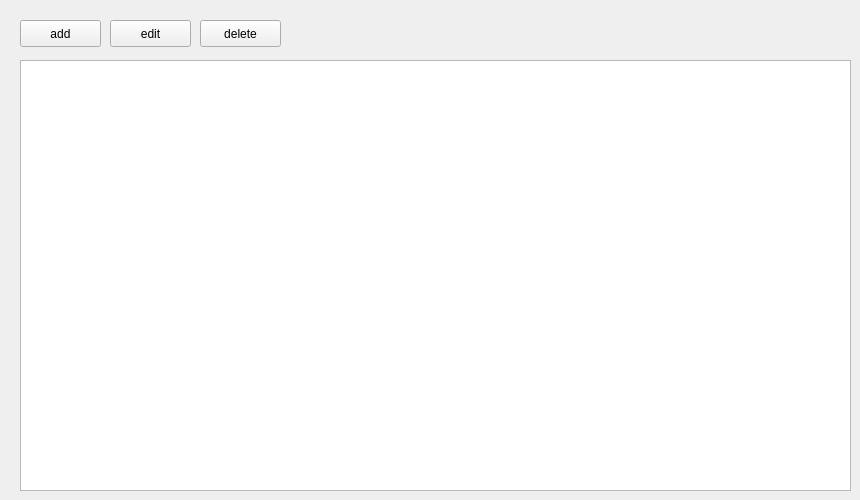
    <widget class="QWidget" name="point">
     <property name="sizePolicy">
      <sizepolicy hsizetype="Expanding" vsizetype="Expanding">
       <horstretch>1</horstretch>
       <verstretch>1</verstretch>
      </sizepolicy>
     </property>
     <widget class="QTableView" name="tablePoint">
      <property name="geometry">
       <rect>
        <x>20</x>
        <y>60</y>
        <width>831</width>
        <height>431</height>
       </rect>
      </property>
      <attribute name="verticalHeaderVisible">
       <bool>false</bool>
      </attribute>
     </widget>
     <widget class="QPushButton" name="pointDelBtn">
      <property name="geometry">
       <rect>
        <x>200</x>
        <y>20</y>
        <width>81</width>
        <height>27</height>
       </rect>
      </property>
      <property name="text">
       <string>delete</string>
      </property>
     </widget>
     <widget class="QPushButton" name="pointEditBtn">
      <property name="geometry">
       <rect>
        <x>110</x>
        <y>20</y>
        <width>81</width>
        <height>27</height>
       </rect>
      </property>
      <property name="text">
       <string>edit</string>
      </property>
     </widget>
     <widget class="QPushButton" name="pointAddBtn">
      <property name="geometry">
       <rect>
        <x>20</x>
        <y>20</y>
        <width>81</width>
        <height>27</height>
       </rect>
      </property>
      <property name="text">
       <string>add</string>
      </property>
     </widget>
    </widget>
